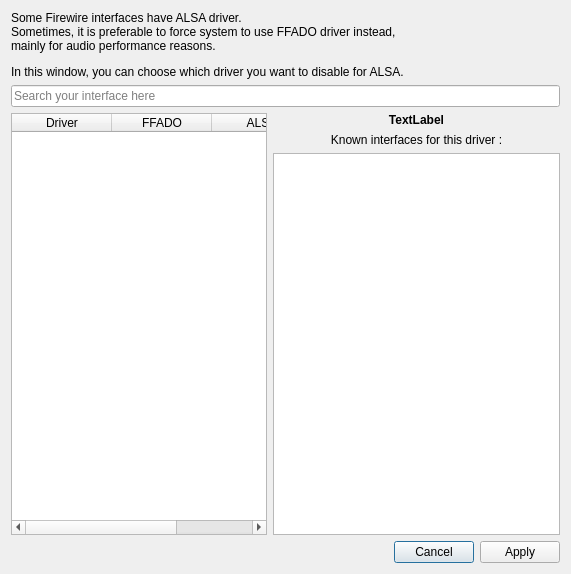
<?xml version="1.0" encoding="UTF-8"?>
<ui version="4.0">
 <class>Dialog</class>
 <widget class="QDialog" name="Dialog">
  <property name="geometry">
   <rect>
    <x>0</x>
    <y>0</y>
    <width>571</width>
    <height>574</height>
   </rect>
  </property>
  <property name="windowTitle">
   <string>FireWire driver selector</string>
  </property>
  <layout class="QVBoxLayout" name="verticalLayout">
   <item>
    <widget class="QLabel" name="label_2">
     <property name="text">
      <string>&lt;html&gt;&lt;head/&gt;&lt;body&gt;&lt;p&gt;Some Firewire interfaces have ALSA driver.&lt;br/&gt;Sometimes, it is preferable to force system to use FFADO driver instead,&lt;br/&gt;mainly for audio performance reasons.&lt;/p&gt;&lt;p&gt;In this window, you can choose which driver you want to disable for ALSA.&lt;/p&gt;&lt;/body&gt;&lt;/html&gt;</string>
     </property>
    </widget>
   </item>
   <item>
    <widget class="QLineEdit" name="lineEditSearch">
     <property name="inputMask">
      <string/>
     </property>
     <property name="text">
      <string/>
     </property>
     <property name="placeholderText">
      <string>Search your interface here</string>
     </property>
     <property name="clearButtonEnabled">
      <bool>true</bool>
     </property>
    </widget>
   </item>
   <item>
    <layout class="QHBoxLayout" name="horizontalLayout">
     <item>
      <widget class="QTableWidget" name="tableWidget">
       <property name="sizePolicy">
        <sizepolicy hsizetype="Preferred" vsizetype="Expanding">
         <horstretch>0</horstretch>
         <verstretch>0</verstretch>
        </sizepolicy>
       </property>
       <attribute name="horizontalHeaderVisible">
        <bool>true</bool>
       </attribute>
       <attribute name="verticalHeaderVisible">
        <bool>false</bool>
       </attribute>
       <column>
        <property name="text">
         <string>Driver</string>
        </property>
       </column>
       <column>
        <property name="text">
         <string>FFADO</string>
        </property>
        <property name="textAlignment">
         <set>AlignCenter</set>
        </property>
       </column>
       <column>
        <property name="text">
         <string>ALSA</string>
        </property>
        <property name="textAlignment">
         <set>AlignCenter</set>
        </property>
       </column>
      </widget>
     </item>
     <item>
      <layout class="QVBoxLayout" name="verticalLayout_2">
       <item>
        <widget class="QLabel" name="labelDriver">
         <property name="sizePolicy">
          <sizepolicy hsizetype="Minimum" vsizetype="Preferred">
           <horstretch>0</horstretch>
           <verstretch>0</verstretch>
          </sizepolicy>
         </property>
         <property name="minimumSize">
          <size>
           <width>200</width>
           <height>0</height>
          </size>
         </property>
         <property name="font">
          <font>
           <weight>75</weight>
           <bold>true</bold>
          </font>
         </property>
         <property name="text">
          <string>TextLabel</string>
         </property>
         <property name="alignment">
          <set>Qt::AlignHCenter|Qt::AlignTop</set>
         </property>
        </widget>
       </item>
       <item>
        <widget class="QLabel" name="label">
         <property name="text">
          <string>Known interfaces for this driver :</string>
         </property>
         <property name="alignment">
          <set>Qt::AlignCenter</set>
         </property>
        </widget>
       </item>
       <item>
        <widget class="QPlainTextEdit" name="plainTextInterfaces">
         <property name="readOnly">
          <bool>true</bool>
         </property>
        </widget>
       </item>
      </layout>
     </item>
    </layout>
   </item>
   <item>
    <widget class="QDialogButtonBox" name="buttonBox">
     <property name="orientation">
      <enum>Qt::Horizontal</enum>
     </property>
     <property name="standardButtons">
      <set>QDialogButtonBox::Apply|QDialogButtonBox::Cancel</set>
     </property>
    </widget>
   </item>
  </layout>
 </widget>
 <resources/>
 <connections>
  <connection>
   <sender>buttonBox</sender>
   <signal>accepted()</signal>
   <receiver>Dialog</receiver>
   <slot>accept()</slot>
   <hints>
    <hint type="sourcelabel">
     <x>248</x>
     <y>254</y>
    </hint>
    <hint type="destinationlabel">
     <x>157</x>
     <y>274</y>
    </hint>
   </hints>
  </connection>
  <connection>
   <sender>buttonBox</sender>
   <signal>rejected()</signal>
   <receiver>Dialog</receiver>
   <slot>reject()</slot>
   <hints>
    <hint type="sourcelabel">
     <x>316</x>
     <y>260</y>
    </hint>
    <hint type="destinationlabel">
     <x>286</x>
     <y>274</y>
    </hint>
   </hints>
  </connection>
 </connections>
</ui>
